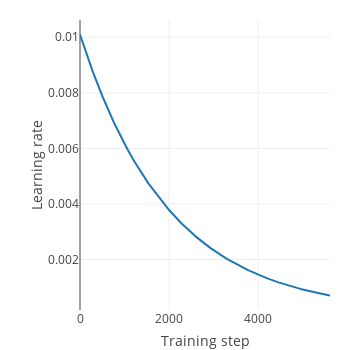

This figure's notebook cell:
### Code cell
fw.plt.plot_lr_func(lr_func, total_steps)

### Figure 1 — Plotly figure (JSON) as saved in the notebook; plotly's stock layout.template omitted (floating-point values rounded to 4 significant figures; data arrays with more than 128 entries replaced by an {"elided": "..."} marker saying what was removed)
{"data": [{"y": {"elided": "5616 float values"}, "type": "scatter", "uid": "1b1b90d1-e97a-4aa1-af2d-474d8a385ba5"}], "layout": {"autosize": false, "yaxis": {"title": {"text": "Learning rate"}}, "height": 350, "width": 350, "xaxis": {"title": {"text": "Training step"}}, "margin": {"r": 20, "b": 40, "l": 80, "t": 20}}}
